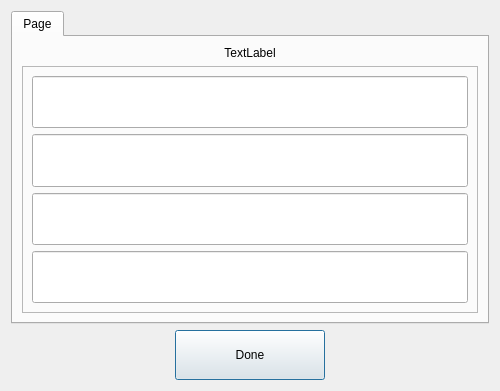
<?xml version="1.0" encoding="UTF-8"?>
<ui version="4.0">
 <class>Dialog</class>
 <widget class="QDialog" name="Dialog">
  <property name="geometry">
   <rect>
    <x>0</x>
    <y>0</y>
    <width>500</width>
    <height>391</height>
   </rect>
  </property>
  <property name="windowTitle">
   <string>Dialog</string>
  </property>
  <layout class="QVBoxLayout" name="verticalLayout">
   <item>
    <widget class="QTabWidget" name="tabWidget">
     <property name="tabPosition">
      <enum>QTabWidget::North</enum>
     </property>
     <property name="tabShape">
      <enum>QTabWidget::Rounded</enum>
     </property>
     <property name="currentIndex">
      <number>0</number>
     </property>
     <property name="elideMode">
      <enum>Qt::ElideNone</enum>
     </property>
     <widget class="QWidget" name="tab">
      <attribute name="title">
       <string>Page</string>
      </attribute>
      <layout class="QVBoxLayout" name="verticalLayout_3">
       <item>
        <widget class="QLabel" name="label">
         <property name="text">
          <string>TextLabel</string>
         </property>
         <property name="alignment">
          <set>Qt::AlignCenter</set>
         </property>
        </widget>
       </item>
       <item>
        <widget class="QFrame" name="frame">
         <property name="sizePolicy">
          <sizepolicy hsizetype="Preferred" vsizetype="Expanding">
           <horstretch>0</horstretch>
           <verstretch>0</verstretch>
          </sizepolicy>
         </property>
         <property name="frameShape">
          <enum>QFrame::StyledPanel</enum>
         </property>
         <property name="frameShadow">
          <enum>QFrame::Raised</enum>
         </property>
         <layout class="QVBoxLayout" name="verticalLayout_2">
          <item>
           <widget class="QLineEdit" name="lineEdit">
            <property name="sizePolicy">
             <sizepolicy hsizetype="Expanding" vsizetype="Preferred">
              <horstretch>0</horstretch>
              <verstretch>0</verstretch>
             </sizepolicy>
            </property>
            <property name="alignment">
             <set>Qt::AlignCenter</set>
            </property>
           </widget>
          </item>
          <item>
           <widget class="QLineEdit" name="lineEdit_2">
            <property name="sizePolicy">
             <sizepolicy hsizetype="Expanding" vsizetype="Preferred">
              <horstretch>0</horstretch>
              <verstretch>0</verstretch>
             </sizepolicy>
            </property>
           </widget>
          </item>
          <item>
           <widget class="QLineEdit" name="lineEdit_3">
            <property name="sizePolicy">
             <sizepolicy hsizetype="Expanding" vsizetype="Preferred">
              <horstretch>0</horstretch>
              <verstretch>0</verstretch>
             </sizepolicy>
            </property>
           </widget>
          </item>
          <item>
           <widget class="QLineEdit" name="lineEdit_4">
            <property name="sizePolicy">
             <sizepolicy hsizetype="Expanding" vsizetype="Preferred">
              <horstretch>0</horstretch>
              <verstretch>0</verstretch>
             </sizepolicy>
            </property>
           </widget>
          </item>
         </layout>
        </widget>
       </item>
      </layout>
     </widget>
    </widget>
   </item>
   <item alignment="Qt::AlignHCenter|Qt::AlignVCenter">
    <widget class="QPushButton" name="done_btn">
     <property name="sizePolicy">
      <sizepolicy hsizetype="Expanding" vsizetype="Preferred">
       <horstretch>0</horstretch>
       <verstretch>0</verstretch>
      </sizepolicy>
     </property>
     <property name="minimumSize">
      <size>
       <width>150</width>
       <height>50</height>
      </size>
     </property>
     <property name="text">
      <string>Done</string>
     </property>
    </widget>
   </item>
  </layout>
 </widget>
 <resources/>
 <connections/>
</ui>
